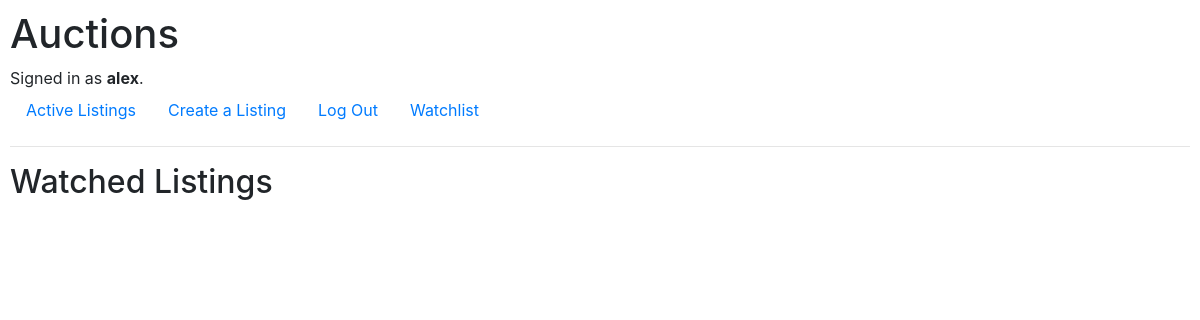
Before: /watchlist (signed in) with the older database file.
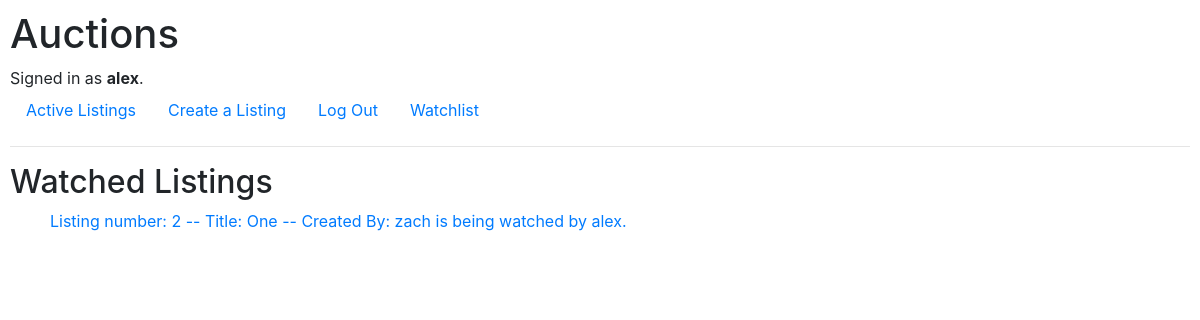
After: the same page with the newer database file.
### auctions/models.py (models this page shows)
class Watchlist(models.Model):
    listing = models.ForeignKey(Listing, on_delete=models.CASCADE)
    watcher = models.ForeignKey(User, on_delete=models.CASCADE, related_name="watched_listings")
    def __str__(self):
        content = (
            f"{self.listing} is being watched by {self.watcher}."
        )
        return content

class Listing(models.Model):
    CATEGORIES = [
        ("MOT", "Motors"),
        ("ART", "Collectibles & Art"),
        ("ELE", "Electronics"),
        ("H&G", "Home & Garden"),
        ("C&A", "Clothing & Accessories"),
        ("TOY", "Toys"),
        ("SPG", "Sporting Goods"),
        ("B&I", "Business & Industrial"),
        ("J&W", "Jewelry & Watches")
    ]
    title = models.CharField(max_length=100)
    description = models.TextField()
    price = models.DecimalField(max_digits=19, decimal_places=2, default=0.00)
    creator = models.ForeignKey(User, on_delete=models.CASCADE, related_name="listings")
    category = models.CharField(max_length=3, choices=CATEGORIES)
    image_URL = models.URLField(blank=True)
    active = models.BooleanField(default=True)
    def __str__(self):
        content = (
            f"Listing number: {self.id} -- Title: {self.title} -- Created By: {self.creator}"
        )
        return content

class User(AbstractUser):
    pass

### auctions/views.py (the view)
# urls.py: path("watchlist", views.watchlist, name="watchlist"),
@login_required(login_url="auctions:login")
def watchlist(request):
    if request.method == "POST":
        return render(request, "auctions/error.html", {
            "code": 405,
            "message": "Request method 'POST' not allowed at this address."
        })
    watchlist = Watchlist.objects.filter(watcher=request.user.id)
    return render(request, "auctions/watchlist.html", {
        "watchlist": watchlist
    })

### auctions/templates/auctions/watchlist.html
{% extends "auctions/layout.html" %}
{% block body %}
    <h2>Watched Listings</h2>
    {% for item in watchlist %}
        <ul>
            <a href="{% url 'auctions:listing' item.listing.id %}">
                {{ item }}
        </ul>
    {% endfor %}
{% endblock %}

Changed rows visible on the page:
added Watchlist: listing+watcher "Listing number: 2 -- Title: One -- Created By: zach is being watched by alex."
